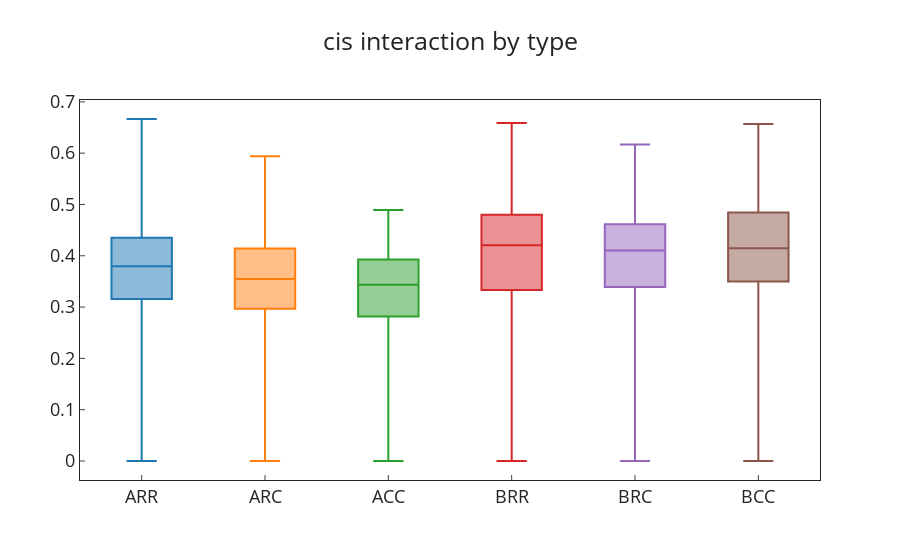

Write notebook code for a chart like this one.
### Code cell
fig = go.Figure()

for i in range(6):
    fig.add_trace(go.Box(
    y=np.concatenate((A_remove_na, S_remove_na), axis=None, dtype=object)[i],
    name=np.concatenate((A_name_list,S_name_list),axis=None, dtype=object)[i],
    jitter=0.3,
    boxpoints=False
    ))

fig.update_layout(template='simple_white',title_text='cis interaction by type',xaxis = dict(showgrid=False, ticks='inside',mirror=True,showline=True),
                yaxis = dict(showgrid=False, ticks='inside',mirror=True,showline=True),
                font=dict(size=18),
                 title_x=0.5,
                 showlegend=False)
#fig.write_image('./results/sortsum_interactiontadbytype_clean.pdf')

### Figure 1 — Plotly figure (JSON) as saved in the notebook; plotly's stock layout.template omitted (floating-point values rounded to 4 significant figures; data arrays with more than 128 entries replaced by an {"elided": "..."} marker saying what was removed)
{"data": [{"boxpoints": false, "name": "ARR", "type": "box", "y": {"elided": "5324 float values"}}, {"boxpoints": false, "name": "ARC", "type": "box", "y": {"elided": "3507 float values"}}, {"boxpoints": false, "name": "ACC", "type": "box", "y": {"elided": "698 float values"}}, {"boxpoints": false, "name": "BRR", "type": "box", "y": {"elided": "2830 float values"}}, {"boxpoints": false, "name": "BRC", "type": "box", "y": {"elided": "7562 float values"}}, {"boxpoints": false, "name": "BCC", "type": "box", "y": {"elided": "10067 float values"}}], "layout": {"autosize": true, "font": {"size": 18}, "showlegend": false, "title": {"text": "cis interaction by type", "x": 0.5}, "xaxis": {"autorange": true, "mirror": true, "range": [-0.5, 5.5], "showgrid": false, "showline": true, "ticks": "inside", "type": "category"}, "yaxis": {"autorange": true, "mirror": true, "range": [-0.03703, 0.7036], "showgrid": false, "showline": true, "ticks": "inside", "type": "linear"}}}
